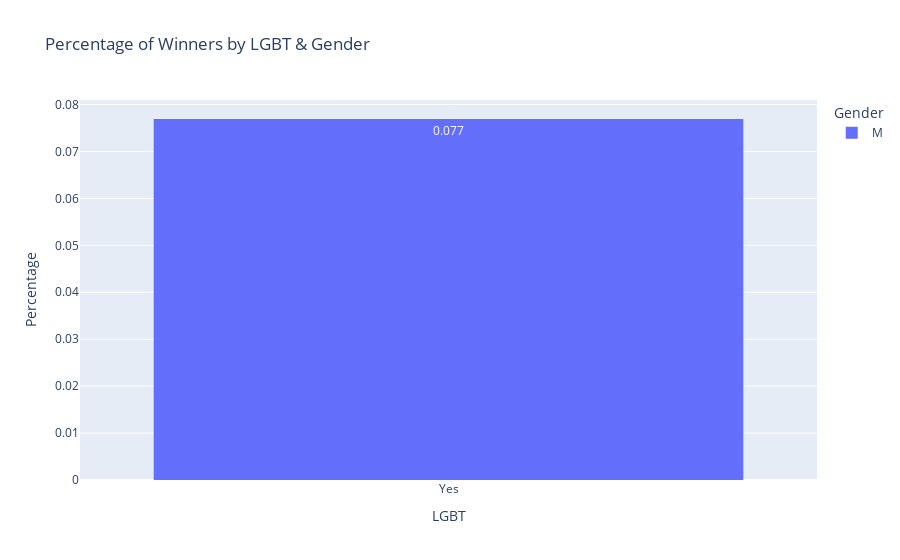

Here is the notebook cell this chart was saved with:
### Code cell
fig = px.histogram(df_winner, x = "lgbt", y= "proportion",  color = "gender", title = "Percentage of Winners by LGBT & Gender",
                  text_auto = '.3f', barmode = "group",  labels = {"lgbt" : "LGBT",
                                                                                       "gender" : "Gender"})
fig.update_layout(yaxis_title="Percentage") 
fig.show()

### Figure 1 — Plotly figure (JSON) as saved in the notebook; plotly's stock layout.template omitted (floating-point values rounded to 4 significant figures)
{"data": [{"alignmentgroup": "True", "bingroup": "x", "histfunc": "sum", "hovertemplate": "Gender=M<br>LGBT=%{x}<br>sum of proportion=%{y}<extra></extra>", "legendgroup": "M", "marker": {"color": "#636efa", "pattern": {"shape": ""}}, "name": "M", "offsetgroup": "M", "orientation": "v", "showlegend": true, "texttemplate": "%{value:.3f}", "type": "histogram", "x": ["Yes"], "xaxis": "x", "y": [0.07692], "yaxis": "y"}], "layout": {"autosize": true, "barmode": "group", "legend": {"title": {"text": "Gender"}, "tracegroupgap": 0}, "title": {"text": "Percentage of Winners by LGBT & Gender"}, "xaxis": {"anchor": "y", "autorange": true, "domain": [0, 1], "range": [-0.5, 0.5], "title": {"text": "LGBT"}, "type": "category"}, "yaxis": {"anchor": "x", "autorange": true, "domain": [0, 1], "range": [0, 0.08097], "title": {"text": "Percentage"}, "type": "linear"}}}
